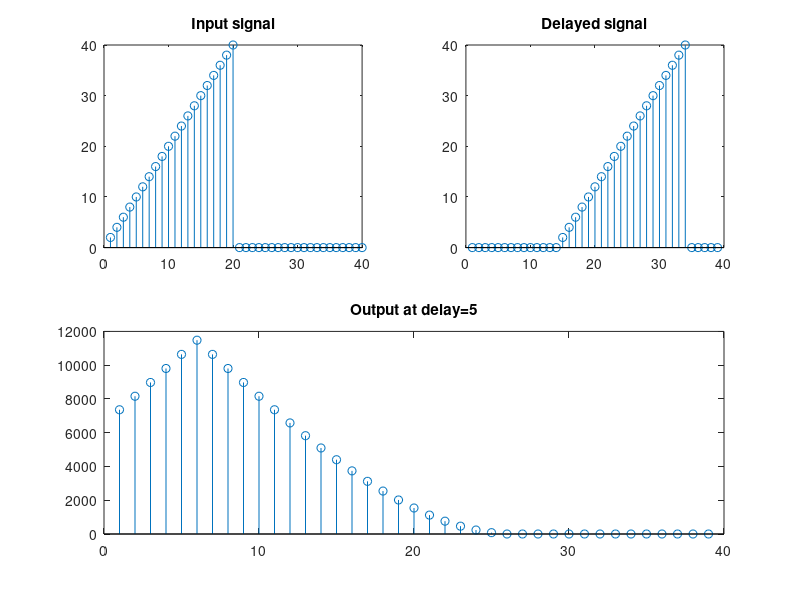

MATLAB code to generate this figure:
clc;
clear all;
t=1:1:20;
x=2*t;
m1=length(x);
len=2*m1-1;
delay=input('delay: ');
y=[zeros(1,m1-1-delay), x ,zeros(1,delay)];
n=len;
while(n>=1)
    r(len-n+1)=0;j=n;i=m1;
    while(i>=1 && j>=1)
        r(len-n+1) = r(len-n+1)+x(i)*y(j);
        j=j-1;  i=i-1; 
    end
   n=n-1;
end
% potting here
p=linspace(1,40,40);
x(1:20)=[2*t];
x(21:40)=[zeros(1,20)];
subplot(2,2,1)
stem(p,x);
title('Input signal')
subplot(2,2,2)
stem(y)
title('Delayed signal')
subplot(2,2,(3:4))
stem(r)
title('Output at delay=5')
for i=1:39
   if(r(i)==max(r))
       dl=i-1;
       break;
   end
    
end   